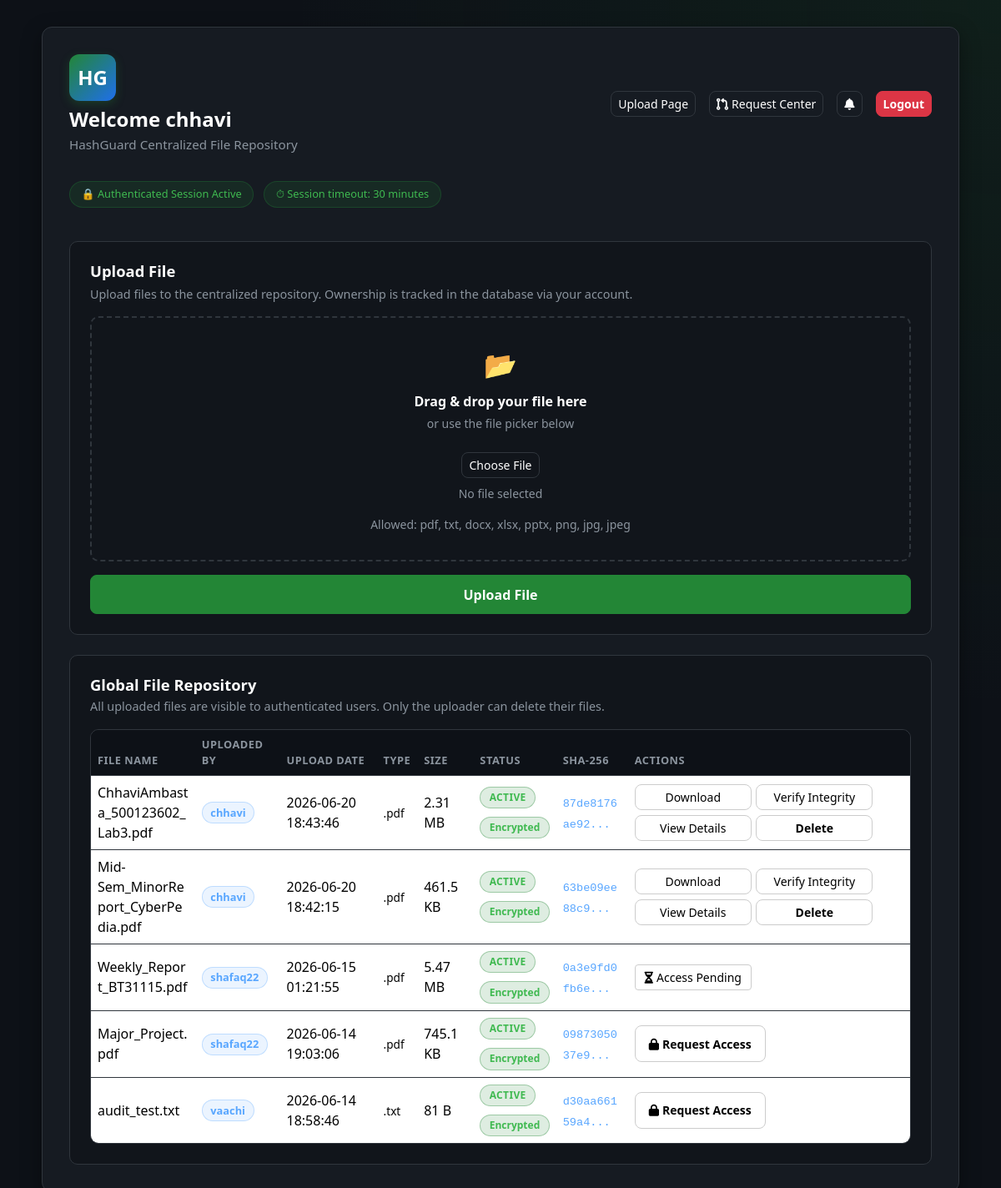
The page /dashboard (signed in) on the database as committed earlier.
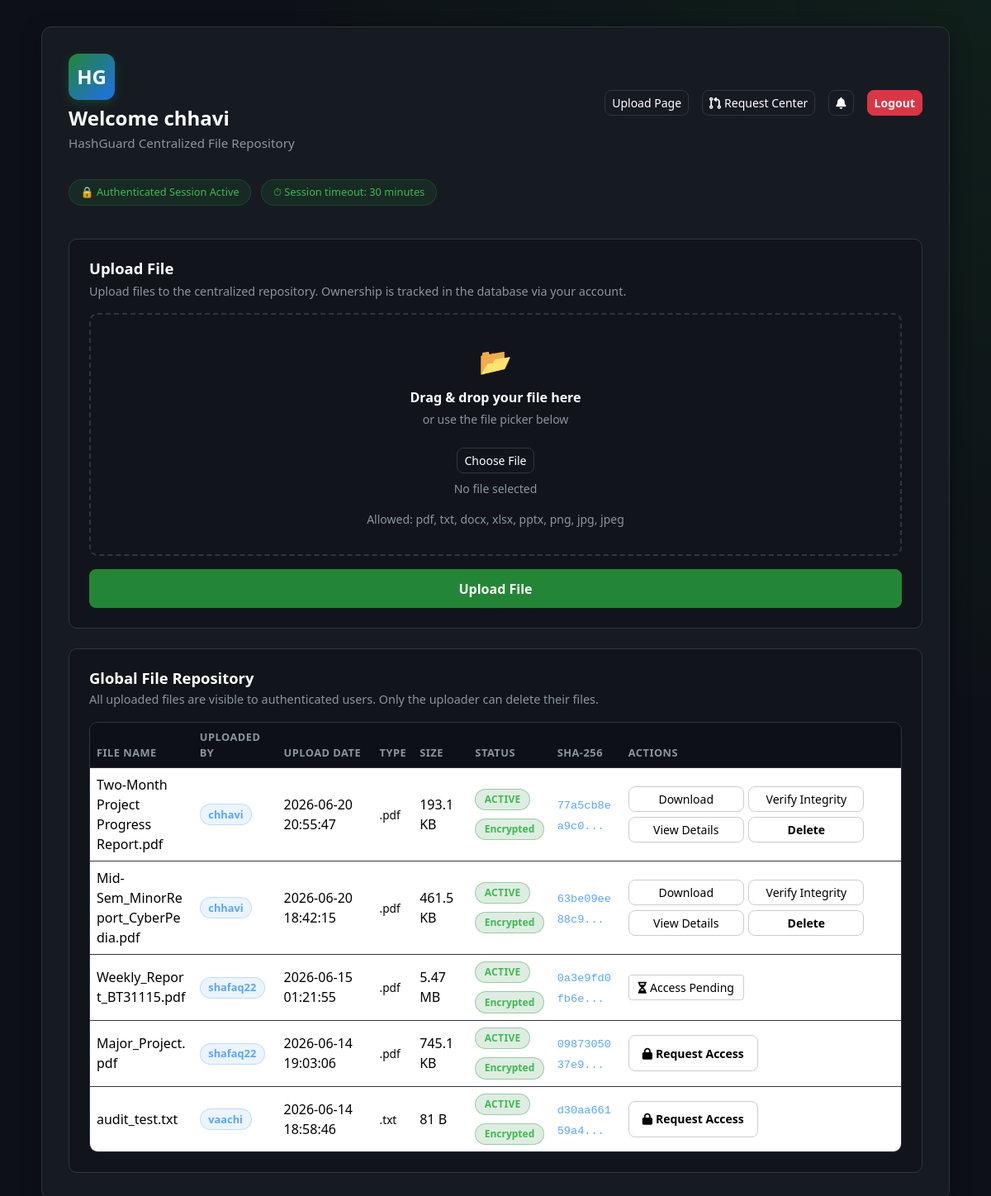
The same page on the database as committed later.
### tables this page shows
CREATE TABLE users (
    id INTEGER PRIMARY KEY AUTOINCREMENT,
    username TEXT NOT NULL UNIQUE,
    email TEXT NOT NULL UNIQUE,
    password_hash TEXT NOT NULL,
    created_at TIMESTAMP DEFAULT CURRENT_TIMESTAMP
, security_question TEXT NOT NULL DEFAULT 'q1', security_answer_hash TEXT NOT NULL DEFAULT '', email_verified INTEGER NOT NULL DEFAULT 0, last_login TIMESTAMP, account_status TEXT NOT NULL DEFAULT 'ACTIVE', failed_attempts INTEGER NOT NULL DEFAULT 0, locked_until TIMESTAMP);

CREATE TABLE files (
    id INTEGER PRIMARY KEY AUTOINCREMENT,
    owner_id INTEGER NOT NULL,
    original_filename TEXT NOT NULL,
    stored_filename TEXT NOT NULL,
    file_extension TEXT NOT NULL,
    file_size INTEGER NOT NULL,
    mime_type TEXT NOT NULL,
    sha256_hash TEXT NOT NULL,
    upload_time TIMESTAMP DEFAULT CURRENT_TIMESTAMP,
    last_verified TIMESTAMP,
    status TEXT NOT NULL DEFAULT 'ACTIVE',
    is_deleted INTEGER NOT NULL DEFAULT 0,
    FOREIGN KEY (owner_id) REFERENCES users(id)
);

### app.py (the view)
@app.route("/dashboard")
@login_required
def dashboard():
    conn = get_db_connection()
    try:
        files = list_all_files(conn)
        enriched_files = []
        user_id = session["user_id"]
        for f in files:
            file_id = f["id"]
            file_dict = dict(f)
            permission = None
            if f["owner_id"] == user_id:
                permission = "OWNER"
            else:
                perm_row = conn.execute(
                    "SELECT permission_type FROM file_permissions WHERE file_id = ? AND user_id = ?",
                    (file_id, user_id)
                ).fetchone()
                if perm_row:
                    permission = perm_row["permission_type"]
            file_dict["user_permission"] = permission
            pending_req = conn.execute(
                "SELECT id FROM access_requests WHERE file_id = ? AND requester_id = ? AND status = 'PENDING'",
                (file_id, user_id)
            ).fetchone()
            file_dict["has_pending_request"] = pending_req is not None
            enriched_files.append(file_dict)
    finally:
        conn.close()
    return render_template(
        "dashboard.html",
        username=session.get("username"),
        files=enriched_files,
        current_user_id=session["user_id"],
    )

### app.py (called while the page is built)
def get_db_connection():
    conn = sqlite3.connect(DATABASE_PATH)
    conn.row_factory = sqlite3.Row
    return conn

def utc_now():
    return datetime.utcnow()

def login_required(view_func):
    @wraps(view_func)
    def wrapped_view(*args, **kwargs):
        if "user_id" not in session:
            flash("Please log in to access the dashboard.", "warning")
            return redirect(url_for("login"))
        last_activity = session.get("last_activity")
        if last_activity and (utc_now().timestamp() - last_activity) > SESSION_TIMEOUT_SECONDS:
            session.clear()
            flash("Your session has expired due to inactivity. Please log in again.", "warning")
            return redirect(url_for("login"))
        session["last_activity"] = utc_now().timestamp()
        return view_func(*args, **kwargs)
    return wrapped_view

@app.context_processor
def inject_notifications():
    if "user_id" in session:
        conn = get_db_connection()
        try:
            notifications_list = conn.execute(
                """
                SELECT * FROM notifications
                WHERE user_id = ?
                ORDER BY created_at DESC
                LIMIT 8
                """,
                (session["user_id"],),
            ).fetchall()
            unread_count = conn.execute(
                "SELECT COUNT(*) FROM notifications WHERE user_id = ? AND is_read = 0",
                (session["user_id"],),
            ).fetchone()[0]
        finally:
            conn.close()
        return {
            "notifications": notifications_list,
            "unread_notifications_count": unread_count,
        }
    return {
        "notifications": [],
        "unread_notifications_count": 0,
    }

### file_service.py (called while the page is built)
def format_file_size(num_bytes):
    if num_bytes < 1024:
        return f"{num_bytes} B"
    if num_bytes < 1024 * 1024:
        return f"{num_bytes / 1024:.1f} KB"
    if num_bytes < 1024 * 1024 * 1024:
        return f"{num_bytes / (1024 * 1024):.2f} MB"
    return f"{num_bytes / (1024 * 1024 * 1024):.2f} GB"

def truncate_hash(sha256_hash, visible_chars=12):
    if not sha256_hash:
        return ""
    if len(sha256_hash) <= visible_chars:
        return sha256_hash
    return f"{sha256_hash[:visible_chars]}..."

### templates/dashboard.html (shortened to what this page needs)
<!DOCTYPE html>
<html lang="en">
<head>
    <link href="https://cdn.jsdelivr.net/npm/bootstrap@5.3.3/dist/css/bootstrap.min.css" rel="stylesheet">
    <link rel="stylesheet" href="https://cdnjs.cloudflare.com/ajax/libs/font-awesome/6.4.0/css/all.min.css">
    <link rel="stylesheet" href="{{ url_for('static', filename='css/style.css') }}">
</head>
<body>
    <div class="dashboard-wrapper">
        <div class="container dashboard-container">
            <div class="dashboard-card dashboard-card-wide mx-auto">
                <div class="dashboard-header">
                    <div>
                        <div class="brand-logo mb-2">HG</div>
                        <h1 class="welcome-text">Welcome {{ username }}</h1>
                        <p class="welcome-subtext">HashGuard Centralized File Repository</p>
                    </div>
                    <div class="dashboard-actions d-flex align-items-center">
                        <a href="{{ url_for('files.upload_page') }}" class="btn btn-outline-light btn-sm me-2">Upload Page</a>
                        <a href="{{ url_for('requests_page') }}" class="btn btn-outline-light btn-sm me-2">
                            <i class="fa-solid fa-code-pull-request me-1"></i>Request Center
                        </a>
                        <div class="dropdown me-2 d-inline-block">
                            <button class="btn btn-outline-light btn-sm position-relative dropdown-toggle hide-caret" type="button" id="notificationBell" data-bs-toggle="dropdown" aria-expanded="false">
                                <i class="fa-solid fa-bell"></i>
                            </button>
                        </div>
                        <a href="{{ url_for('logout') }}" class="btn btn-danger btn-sm">Logout</a>
                    </div>
                </div>
                <div class="dashboard-badges mb-4">
                    <span class="security-badge">&#128274; Authenticated Session Active</span>
                    <span class="security-badge ms-2">&#9201; Session timeout: 30 minutes</span>
                </div>
                <section class="dashboard-section">
                    <h2 class="section-title">Upload File</h2>
                    <p class="section-description">Upload files to the centralized repository. Ownership is tracked in the database via your account.</p>
                    {% include "partials/upload_form.html" %}
                </section>
                <section class="dashboard-section mt-4">
                    <div class="section-header-row">
                        <div>
                            <h2 class="section-title mb-1">Global File Repository</h2>
                            <p class="section-description mb-0">All uploaded files are visible to authenticated users. Only the uploader can delete their files.</p>
                        </div>
                    </div>
                    {% if files %}
                        <div class="table-responsive files-table-wrapper mt-3">
                            <table class="table files-table align-middle">
                                <thead>
                                    <tr>
                                        <th>File Name</th>
                                        <th>Uploaded By</th>
                                        <th>Upload Date</th>
                                        <th>Type</th>
                                        <th>Size</th>
                                        <th>Status</th>
                                        <th>SHA-256</th>
                                        <th>Actions</th>
                                    </tr>
                                </thead>
                                <tbody>
                                    {% for file in files %}
                                        <tr>
                                            <td class="filename-cell">{{ file.original_filename }}</td>
                                            <td><span class="owner-badge">{{ file.owner_username }}</span></td>
                                            <td>{{ file.upload_time }}</td>
                                            <td><span class="type-badge">.{{ file.file_extension }}</span></td>
                                            <td>{{ format_file_size(file.file_size) }}</td>
                                            <td>
                                                <div class="status-column">
                                                    <span class="status-badge status-{{ file.status|lower }}">
                                                        {{ file.status }}
                                                    </span>
                                                    <span class="encryption-badge">
                                                        Encrypted
                                                    </span>
                                                </div>
                                            </td>
                                            <td><code class="hash-preview">{{ truncate_hash(file.sha256_hash) }}</code></td>
                                            <td>
                                                <div class="file-actions">
                                                    {% if file.user_permission %}
                                                        <a href="{{ url_for('files.download_file', file_id=file.id) }}" class="btn btn-outline-light btn-sm">Download</a>
                                                        <form action="{{ url_for('files.verify_file', file_id=file.id) }}" method="POST" class="d-inline">
                                                            <button type="submit" class="btn btn-outline-light btn-sm">Verify Integrity</button>
                                                        </form>
                                                        <a href="{{ url_for('files.file_details', file_id=file.id) }}" class="btn btn-outline-light btn-sm">View Details</a>
                                                        {% if file.user_permission == 'OWNER' %}
                                                            <form action="{{ url_for('files.delete_file', file_id=file.id) }}" method="POST" class="d-inline" onsubmit="return confirm('Soft delete this file?');">
                                                                <button type="submit" class="btn btn-danger btn-sm">Delete</button>
                                                            </form>
                                                        {% endif %}
                                                    {% else %}
                                                        {% if file.has_pending_request %}
                                                            <button class="btn btn-outline-secondary btn-sm" disabled>
                                                                <i class="fa-solid fa-hourglass-half me-1"></i>Access Pending
                                                            </button>
                                                        {% else %}
                                                            <a href="{{ url_for('files.request_access', file_id=file.id) }}" class="btn btn-primary btn-sm">
                                                                <i class="fa-solid fa-lock me-1"></i>Request Access
                                                            </a>
                                                        {% endif %}
                                                    {% endif %}
                                                </div>
                                            </td>
                                        </tr>
                                    {% endfor %}
                                </tbody>
                            </table>
                        </div>
                    {% else %}
                        <div class="empty-state mt-3">
                            <p class="mb-0">No files in the repository yet. Use the upload area above to add the first file.</p>
                        </div>
                    {% endif %}
                </section>
            </div>
        </div>
    </div>
</body>
</html>

### templates/partials/upload_form.html (shortened to what this page needs)
<form action="{{ url_for('files.upload_file') }}" method="POST" enctype="multipart/form-data" class="upload-form" data-upload-form>
    <div class="upload-dropzone" data-dropzone>
        <div class="upload-dropzone-icon">&#128194;</div>
        <p class="upload-dropzone-title">Drag &amp; drop your file here</p>
        <p class="upload-dropzone-subtitle">or use the file picker below</p>
        <label for="file-input" class="btn btn-outline-light btn-sm mt-2">Choose File</label>
        <p class="selected-file-name mt-2 mb-0" data-selected-file>No file selected</p>
        <p class="upload-hint mt-3 mb-0">
            Allowed: pdf, txt, docx, xlsx, pptx, png, jpg, jpeg
        </p>
    </div>
    <button type="submit" class="btn btn-primary w-100 mt-3">Upload File</button>
</form>

Rows that differ between the two databases and show on the page:
no longer on this page (row edited): files: original_filename "ChhaviAmbasta_500123602_Lab3.pdf", owner_username "chhavi", upload_time "2026-06-20 18:43:46", file_extension "pdf", file_size "2.31 MB", status "ACTIVE", sha256_hash "87de8176ae92..."
added files: original_filename "Two-Month Project Progress Report.pdf", owner_username "chhavi", upload_time "2026-06-20 20:55:47", file_extension "pdf", file_size "193.1 KB", status "ACTIVE", sha256_hash "77a5cb8ea9c0..."
